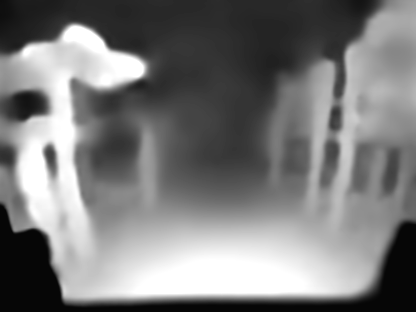
#> input picture misc/tests/poop3DepthLatest.png, 416 x 312 px, found by its file name
$ jupyter execute DepthHisto.ipynb
#> lines starting #> are read from the running program, lines starting #| are printed output that depends on the picture
[cell 1]
import numpy as np
from matplotlib import pyplot as plt
import cv2

img = cv2.imread('misc/tests/poop3DepthLatest.png')
#> img is the input picture: shape (312, 416, 3); min 6, max 255, mean 122.4
img = cv2.cvtColor(img, cv2.COLOR_BGR2GRAY)
#> img: shape (312, 416)

plt.imshow(img)
print(img.shape)
#| (312, 416)
h, w = img.shape[:2]
#> h = 312; w = 416

[cell 2]
fig = plt.figure(figsize=(42, 5))
columns = 10
rows = 1
upper = .95
lower = .80

for x in range(0, 10):
    bins = img[50:-120,x*(w//10):(x+1)*(w//10)]
    print(bins.shape)
    hist = np.bincount(bins.ravel(),minlength=256)
    c_hist = np.cumsum(hist)
    u = -1
    l = -1
    total = 0
    count = 0
    for i in range(255,-1,-1):
        if c_hist[i] < c_hist[-1] * upper:
            total += hist[i] * i
            count += hist[i]
        if c_hist[i] < c_hist[-1] * lower:
            break
    avg = total/count
    print(avg)

    fig.add_subplot(rows, columns, x+1)
    plt.imshow(bins)
#> this loop made 10 passes
#> pass 1, `bins = img[50:-120,x*(w//10):(x+1)*(w//10)]`:
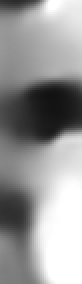
#> bins: shape (142, 41) (shown 2 times larger); min 18, max 255, mean 151.8
#> pass 2, `bins = img[50:-120,x*(w//10):(x+1)*(w//10)]`:
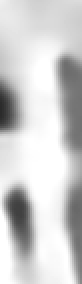
#> bins: shape (142, 41) (shown 2 times larger); min 43, max 255, mean 206.2
#> pass 3, `bins = img[50:-120,x*(w//10):(x+1)*(w//10)]`:
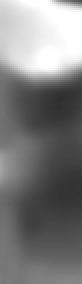
#> bins: shape (142, 41) (shown 2 times larger); min 48, max 255, mean 125.5
plt.show()
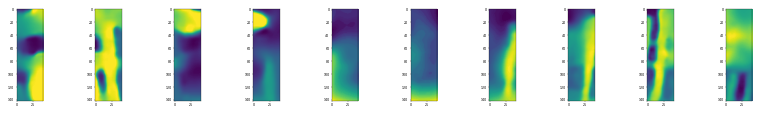
#> figure drawn by matplotlib, 10 panels

$ run again, with misc/tests/poop2DepthLatest.png copied over misc/tests/poop3DepthLatest.png
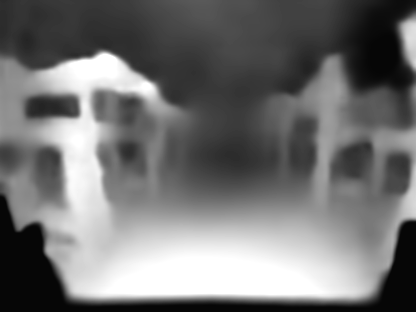
#> input picture misc/tests/poop2DepthLatest.png, 416 x 312 px, found by its file name
#> img is the input picture: shape (312, 416, 3); min 6, max 255, mean 114.5
#> img: shape (312, 416)
#| (312, 416)
#> the loop `for x in range(0, 10):` made 10 passes
#> pass 1, `bins = img[50:-120,x*(w//10):(x+1)*(w//10)]`:
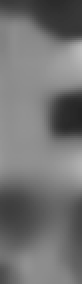
#> bins: shape (142, 41) (shown 2 times larger); min 36, max 186, mean 115
#> pass 3, `bins = img[50:-120,x*(w//10):(x+1)*(w//10)]`:
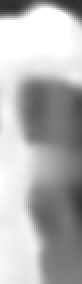
#> bins: shape (142, 41) (shown 2 times larger); min 46, max 255, mean 179.3

$ run again, with misc/tests/poop1.png copied over misc/tests/poop3DepthLatest.png
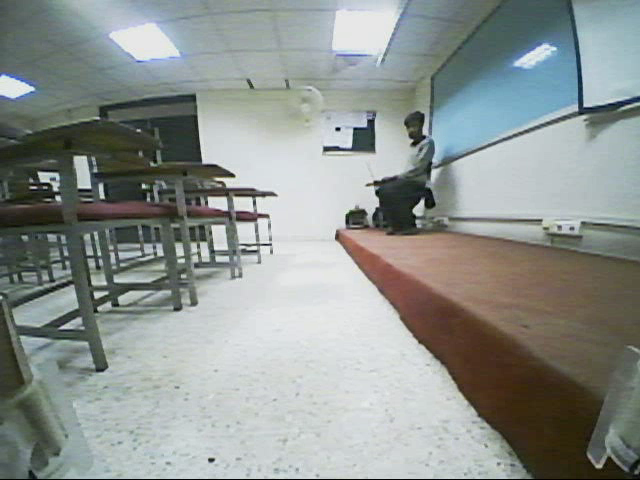
#> input picture misc/tests/poop1.png, 640 x 480 px, found by its file name
#> img is the input picture: shape (480, 640, 3); mean B, G, R 143.9, 147.3, 141.2
#> img: shape (480, 640)
#| (480, 640)
#> the loop `for x in range(0, 10):` made 10 passes
#> pass 1, `bins = img[50:-120,x*(w//10):(x+1)*(w//10)]`:
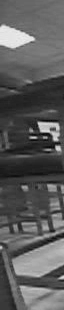
#> bins: shape (310, 64); min 4, max 238, mean 91.3
#> pass 3, `bins = img[50:-120,x*(w//10):(x+1)*(w//10)]`:
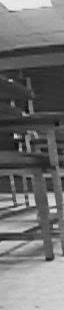
#> bins: shape (310, 64); min 9, max 240, mean 113
